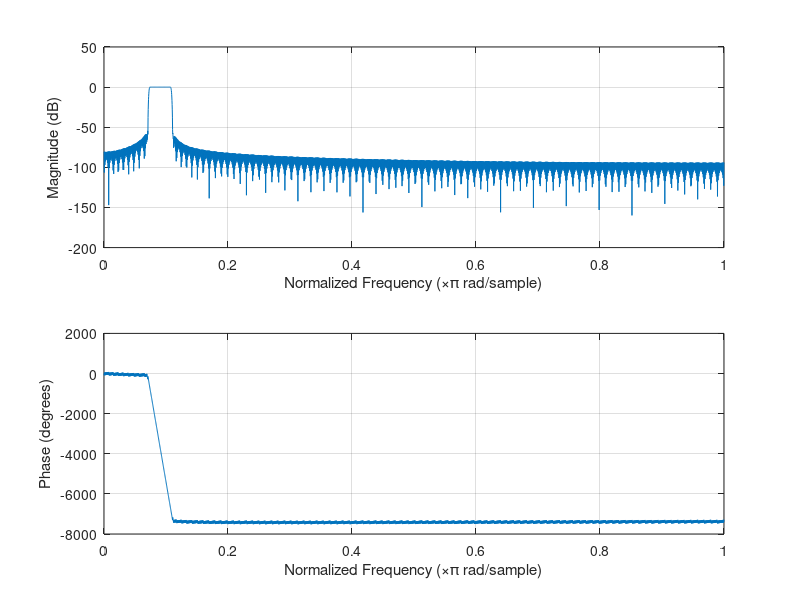

Recreate this plot in MATLAB. (Note: this script raises an error after producing the figure.)

fs = 220; 	% sampling freq
T = 5;     	% time in seconds
N = fs*T;   % nb of samples
tt = 1/fs:1/fs:T; % time vector
tt = tt-T/fs; % make it start from 0

latent_signal = wgn(1,N,6);

% Ex1: Very high order filter
b = fir1(2000,[2*8/(fs) 2*12/(fs)]);
filtered_signal = filter(b,1,latent_signal);
subplot(211)
freqz(b);
subplot(212)
spectrogram(filtered_signal,32,30,128,fs,'yaxis');
pause;

% Ex2: high order filter
b = fir1(500,[2*8/(fs) 2*12/(fs)]);
filtered_signal = filter(b,1,latent_signal);
subplot(211)
freqz(b);
subplot(212)
spectrogram(filtered_signal,32,30,128,fs,'yaxis');
pause;

% Ex3: low order filter
b = fir1(20,[2*8/(fs) 2*12/(fs)]);
filtered_signal = filter(b,1,latent_signal);
subplot(211)
freqz(b);
subplot(212)
spectrogram(filtered_signal,32,30,128,fs,'yaxis');
pause;

% Ex4: Good filter
b = fir1(100,[2*8/(fs) 2*12/(fs)]);
filtered_signal = filter(b,1,latent_signal);
subplot(211)
freqz(b);
subplot(212)
spectrogram(filtered_signal,32,30,128,fs,'yaxis');
pause;